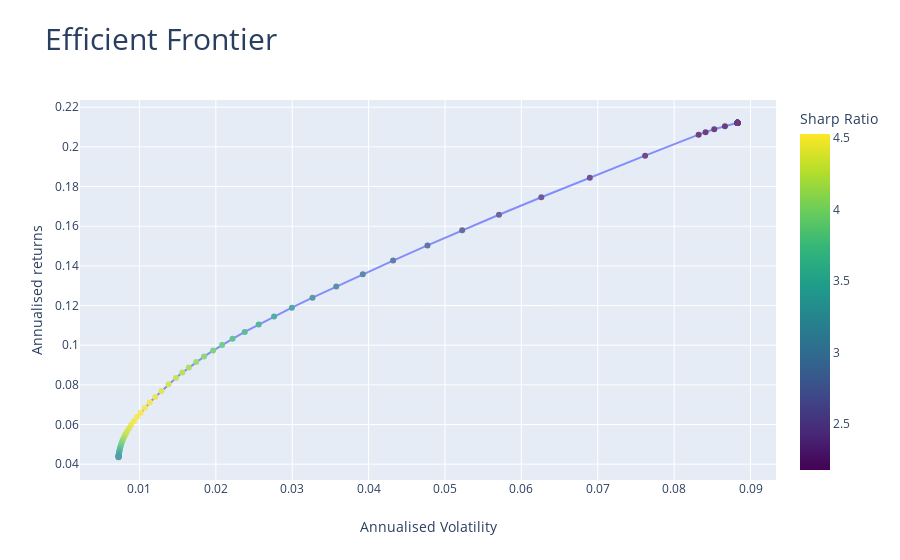

The cell this chart's notebook holds for it:
### Code cell
go.Figure(
    data=[
        go.Scatter(
                x=efficient_data[1],
                y=efficient_data[0],
                opacity=0.75,
                text=['Sharpe Ratio: {}'.format(x) for x in efficient_data[2]],
                mode='markers+lines',
                marker={
                    'color': efficient_data[2],
                    'colorbar': {
                        'title': 'Sharp Ratio'
                    },
                    'colorscale': 'Viridis',
                }
            ),
    ],
    layout={
        'title': {
            'text': 'Efficient Frontier',
            'font': {
                'size': 30
            }
        },
        'xaxis': {
            'title': 'Annualised Volatility'
        },
        'yaxis': {
            'title': 'Annualised returns'
        }
    }
)
